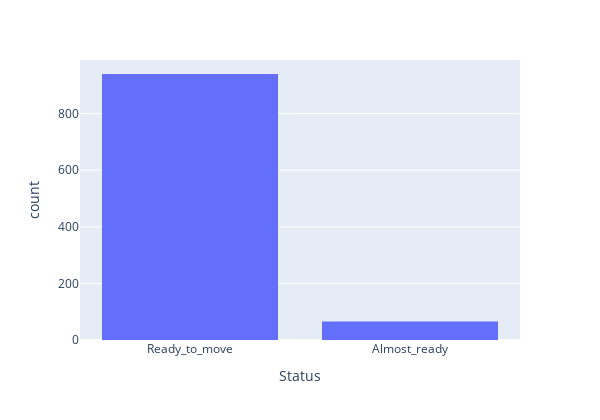

This figure's notebook cell:
### Code cell
# Status of any property vs count

fig = px.histogram(df2,x='Status')
fig.update_layout(height=420,width=600)
fig.show()

### Figure 1 — Plotly figure (JSON) as saved in the notebook; plotly's stock layout.template omitted (floating-point values rounded to 4 significant figures; data arrays with more than 128 entries replaced by an {"elided": "..."} marker saying what was removed)
{"data": [{"alignmentgroup": "True", "bingroup": "x", "hovertemplate": "Status=%{x}<br>count=%{y}<extra></extra>", "legendgroup": "", "marker": {"color": "#636efa"}, "name": "", "offsetgroup": "", "orientation": "v", "showlegend": false, "type": "histogram", "x": {"elided": "1005 str values"}, "xaxis": "x", "yaxis": "y"}], "layout": {"barmode": "relative", "height": 420, "legend": {"tracegroupgap": 0}, "margin": {"t": 60}, "width": 600, "xaxis": {"anchor": "y", "domain": [0, 1], "title": {"text": "Status"}}, "yaxis": {"anchor": "x", "domain": [0, 1], "title": {"text": "count"}}}}
